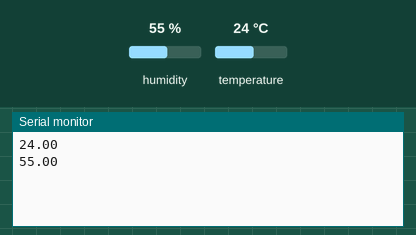
The sketch below on a simulated Arduino Uno, built with avr-gcc and run on an emulated ATmega328P. On the bench: the last lines printed to the serial monitor. The inputs (shaded band) are chosen by the test bench; at power-on: humidity 55 %, temperature 24 °C.

Above: at 4.2 s.
4.3 s: humidity set to 22 %
At 7.5 s:
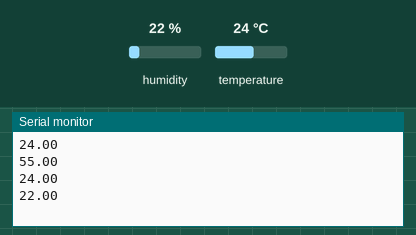
8.1 s: temperature set to 12 °C
At 9.5 s:
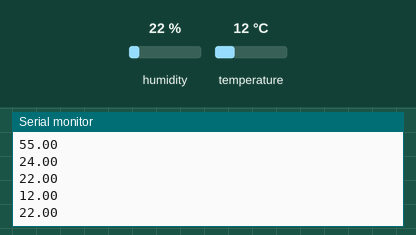
11.9 s: humidity set to 40 %
At 12.7 s:
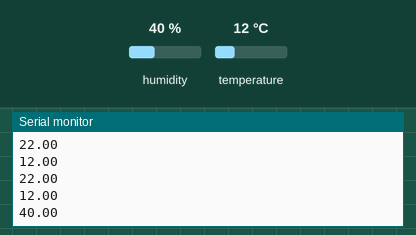
Timing chart, 0 to 14.9 s (numbered marks = the images above; inputs shaded):
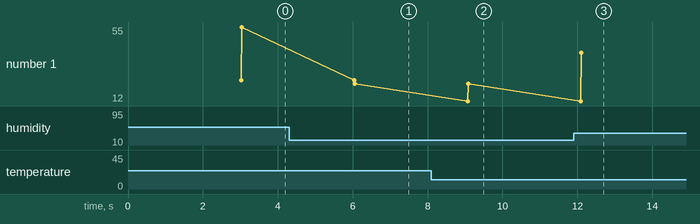

The sketch:

dht11.ino
```cpp
#include <DHT.h>

DHT dht(2, DHT11);

void setup() {
    Serial.begin(9600);
    dht.begin();
    delay(3000);
}

void loop() {
    Serial.println(dht.readTemperature());
    Serial.println(dht.readHumidity());
    delay(3000);
}
```

Measured:
- after the input at 4.3 s, the serial monitor: prints a new line after 1.8 s (image 1)
- after the input at 8.1 s, the serial monitor: prints a new line after 0.97 s (image 2)
- after the input at 11.9 s, the serial monitor: prints a new line after 0.20 s (image 3)
- plotted number 1: 55 → 22 after the input at 4.3 s, 22 → 40 after the input at 11.9 s
